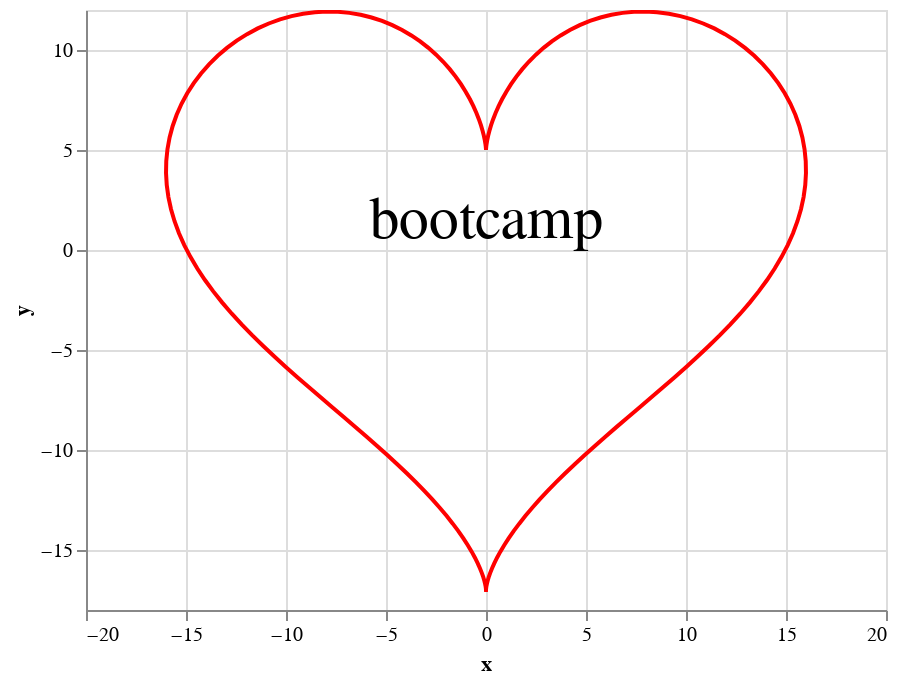

Notebook cell for this chart:
### Markdown cell above
## Checking your distribution
We'll now run a quick test to make sure things are working properly.  We will make a quick plot that requires some of the scientific libraries we will use in the bootcamp.

Use the JupyterLab launcher (you can get a new launcher by clicking on the `+` icon on the left pane of your JupyterLab window) to launch a notebook. In the first cell (the box next to the `In [ ]:` prompt), paste the code below. To run the code, press `Shift+Enter` while the cursor is active inside the cell. You should see a plot that looks like the one below. If you do, you have a functioning Python environment for scientific computing!

### Code cell
import numpy as np
import pandas as pd
import altair as alt

# Generate plotting values
t = np.linspace(0, 2*np.pi, 200)
x = 16 * np.sin(t)**3
y = 13 * np.cos(t) - 5 * np.cos(2*t) - 2 * np.cos(3*t) - np.cos(4*t)

# Build a data frame for plotting
df = pd.DataFrame({'x': x,
                   'y': y,
                   't': t})

df_text = pd.DataFrame({'x': [0],
                        'y': [0]})

# Make a plot
heart = alt.Chart(df
        ).mark_line(
            color='red'
        ).encode(
            x='x:Q',
            y='y:Q',
            order='t')

text = alt.Chart(df_text
        ).mark_text(
            text='bootcamp',
            align='center',
            baseline='bottom',
            size=30
        ).encode(
            x='x:Q',
            y='y:Q')

(heart + text).interactive()

### Figure 1 — Vega-Lite specification as saved in the notebook (floating-point values rounded to 4 significant figures; data arrays with more than 128 entries replaced by an {"elided": "..."} marker saying what was removed)
{"$schema": "https://vega.github.io/schema/vega-lite/v2.4.3.json", "config": {"view": {"height": 300, "width": 400}}, "layer": [{"data": {"values": {"elided": "200 records"}}, "encoding": {"order": {"field": "t", "type": "quantitative"}, "x": {"field": "x", "type": "quantitative"}, "y": {"field": "y", "type": "quantitative"}}, "mark": {"color": "red", "type": "line"}, "selection": {"selector001": {"bind": "scales", "encodings": ["x", "y"], "mark": {"fill": "#333", "fillOpacity": 0.125, "stroke": "white"}, "on": "[mousedown, window:mouseup] > window:mousemove!", "resolve": "global", "translate": "[mousedown, window:mouseup] > window:mousemove!", "type": "interval", "zoom": "wheel!"}}}, {"data": {"values": [{"x": 0, "y": 0}]}, "encoding": {"x": {"field": "x", "type": "quantitative"}, "y": {"field": "y", "type": "quantitative"}}, "mark": {"align": "center", "baseline": "bottom", "size": 30, "text": "bootcamp", "type": "text"}}]}
